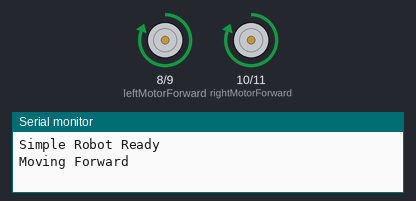
Bench run of a sketch on a simulated Arduino Uno, built with avr-gcc and run on an emulated ATmega328P. Shown: motor-driver pin pairs drawn as motors (green arrow = first pin HIGH = forward, orange = second pin HIGH = backward, longer = more drive), the last lines printed to the serial monitor.

Above: at 1.0 s.
At 3.5 s:
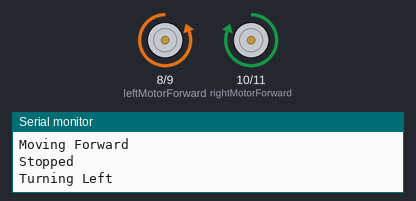
At 5.5 s:
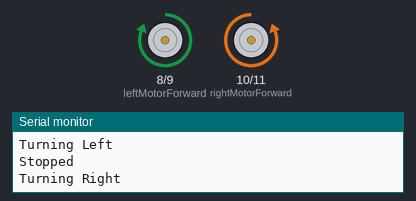
At 6.5 s:
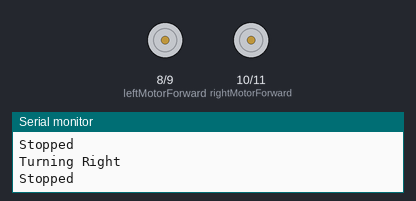
Timing chart, 0 to 9.1 s (numbered marks = the images above):
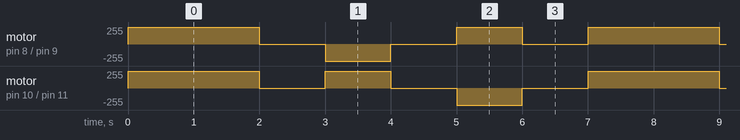

Measured:
- by itself, motor on pin 8 (leftMotorForward) / pin 9 (leftMotorBackward): repeats every 7.0 s: stopped 1.0 s, backward 255/255 1.0 s, stopped 1.0 s, forward 255/255 1.0 s, stopped 1.0 s, forward 255/255 2.0 s
- by itself, motor on pin 10 (rightMotorForward) / pin 11 (rightMotorBackward): repeats every 7.0 s: stopped 1.0 s, forward 255/255 1.0 s, stopped 1.0 s, backward 255/255 1.0 s, stopped 1.0 s, forward 255/255 2.0 s

The sketch:

sketch.ino
```cpp
// Simple Robot Arduino Sketch
// This robot moves forward, turns left, turns right, and stops in a loop

// Define pin numbers for motor control
const int leftMotorForward = 8;
const int leftMotorBackward = 9;
const int rightMotorForward = 10;
const int rightMotorBackward = 11;

void setup() {
  // Initialize motor control pins as outputs
  pinMode(leftMotorForward, OUTPUT);
  pinMode(leftMotorBackward, OUTPUT);
  pinMode(rightMotorForward, OUTPUT);
  pinMode(rightMotorBackward, OUTPUT);

  // Ensure all motors are stopped at startup
  stopRobot();

  // Print message to serial monitor
  Serial.begin(9600);
  Serial.println("Simple Robot Ready");
}

void loop() {
  // Move forward for 2 seconds
  moveForward();
  delay(2000);

  // Stop for 1 second
  stopRobot();
  delay(1000);

  // Turn left for 1 second
  turnLeft();
  delay(1000);

  // Stop for 1 second
  stopRobot();
  delay(1000);

  // Turn right for 1 second
  turnRight();
  delay(1000);

  // Stop for 1 second
  stopRobot();
  delay(1000);
}

// Function to move robot forward
void moveForward() {
  digitalWrite(leftMotorForward, HIGH);
  digitalWrite(leftMotorBackward, LOW);
  digitalWrite(rightMotorForward, HIGH);
  digitalWrite(rightMotorBackward, LOW);
  Serial.println("Moving Forward");
}

// Function to turn robot left
void turnLeft() {
  digitalWrite(leftMotorForward, LOW);
  digitalWrite(leftMotorBackward, HIGH);
  digitalWrite(rightMotorForward, HIGH);
  digitalWrite(rightMotorBackward, LOW);
  Serial.println("Turning Left");
}

// Function to turn robot right
void turnRight() {
  digitalWrite(leftMotorForward, HIGH);
  digitalWrite(leftMotorBackward, LOW);
  digitalWrite(rightMotorForward, LOW);
  digitalWrite(rightMotorBackward, HIGH);
  Serial.println("Turning Right");
}

// Function to stop all motors
void stopRobot() {
  digitalWrite(leftMotorForward, LOW);
  digitalWrite(leftMotorBackward, LOW);
  digitalWrite(rightMotorForward, LOW);
  digitalWrite(rightMotorBackward, LOW);
  Serial.println("Stopped");
}
```
